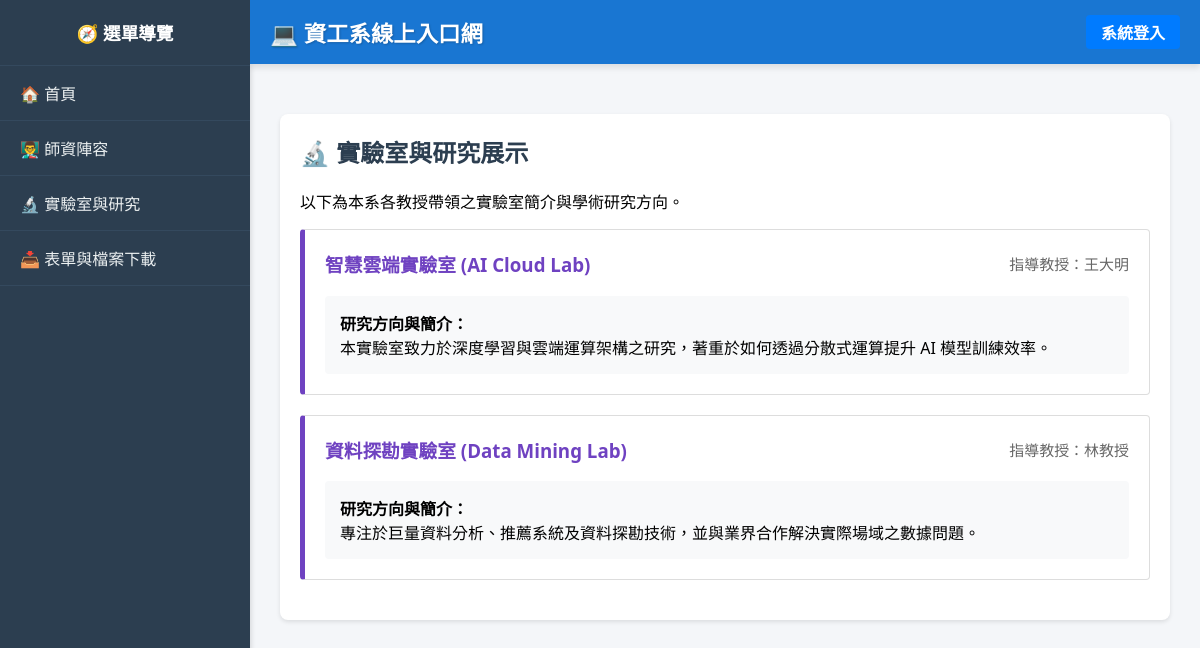
/index.php?page=labs, run on an earlier commit of the app's database.
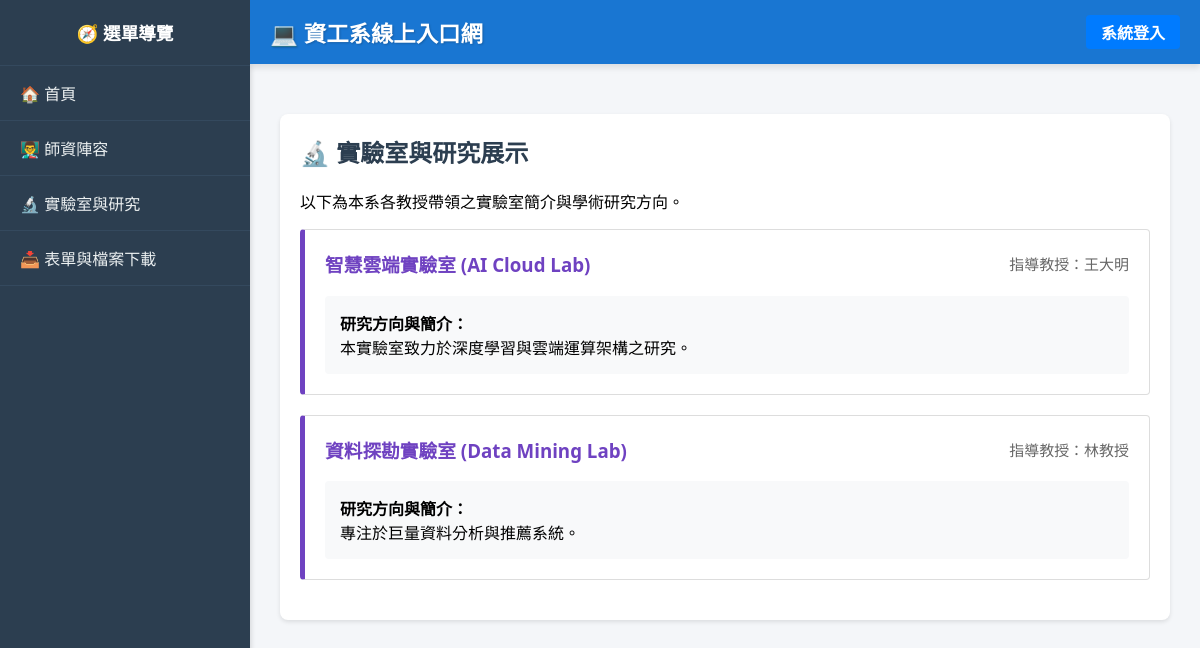
And on a later commit of the database.
### tables this page shows
CREATE TABLE Teachers (
    teacher_id INT AUTO_INCREMENT PRIMARY KEY,
    user_id INT NOT NULL,
    name VARCHAR(100) NOT NULL,
    title VARCHAR(100),
    department VARCHAR(100) DEFAULT '資訊工程學系',
    phone VARCHAR(20),
    email VARCHAR(100),
    office_hours VARCHAR(100) DEFAULT NULL COMMENT '請益時間',
    lab_name VARCHAR(100) DEFAULT NULL COMMENT '實驗室名稱',
    lab_info TEXT DEFAULT NULL COMMENT '實驗室簡介與研究方向',
    teaching_experience TEXT DEFAULT NULL COMMENT '校內教學經歷',
    external_experience TEXT DEFAULT NULL COMMENT '校外經歷',
    FOREIGN KEY (user_id) REFERENCES Users(id) ON DELETE CASCADE
);

### modules/public/labs.php (the view)
<div class="card">
    <h2>🔬 實驗室與研究展示</h2>
    <p>以下為本系各教授帶領之實驗室簡介與學術研究方向。</p>
    <?php
    $labs = $conn->query("SELECT name, lab_name, lab_info FROM Teachers WHERE lab_name IS NOT NULL AND lab_name != '' ORDER BY teacher_id");
    if ($labs->num_rows > 0) {
        while($lab = $labs->fetch_assoc()) {
            echo "<div style='border: 1px solid #ddd; border-left: 5px solid #6f42c1; border-radius: 4px; padding: 20px; margin-bottom: 20px; background: #fff;'>";
            echo "<h3 style='margin-top: 0; color: #6f42c1; display: flex; align-items: center; justify-content: space-between;'>";
            echo htmlspecialchars($lab['lab_name']);
            echo "<span style='font-size: 0.8em; color: #666; font-weight: normal;'>指導教授：" . htmlspecialchars($lab['name']) . "</span>";
            echo "</h3>";
            echo "<div style='background: #f8f9fa; padding: 15px; border-radius: 4px;'>";
            echo "<strong>研究方向與簡介：</strong><br>";
            echo nl2br(htmlspecialchars($lab['lab_info'] ?? '尚未提供詳細簡介。'));
            echo "</div>";
            echo "</div>";
        }
    } else {
        echo "<div class='card' style='background: #f8f9fa;'><p style='text-align:center; color:#666;'>目前尚無實驗室資訊</p></div>";
    }
    ?>
</div>

What changed in the data, as far as the page shows it:
changed teachers "智慧雲端實驗室 (AI Cloud Lab)": lab_info "本實驗室致力於深度學習與雲端運算架構之研究，著重於如何透過分散式運算提升 AI 模型訓練效率。" → "本實驗室致力於深度學習與雲端運算架構之研究。"
changed teachers "資料探勘實驗室 (Data Mining Lab)": lab_info "專注於巨量資料分析、推薦系統及資料探勘技術，並與業界合作解決實際場域之數據問題。" → "專注於巨量資料分析與推薦系統。"
